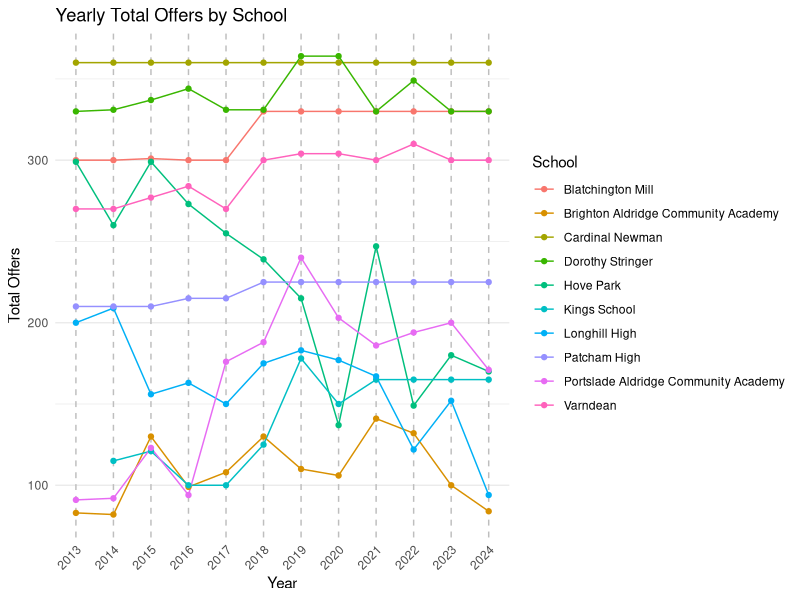
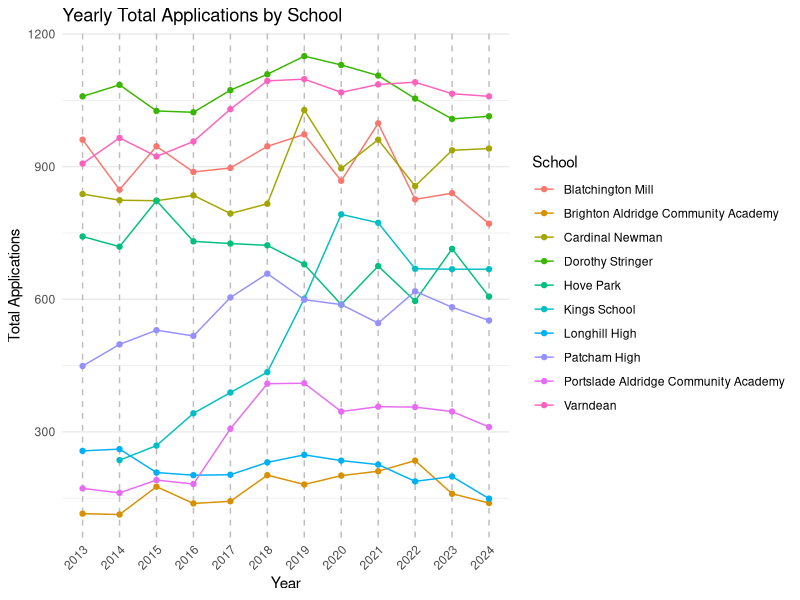
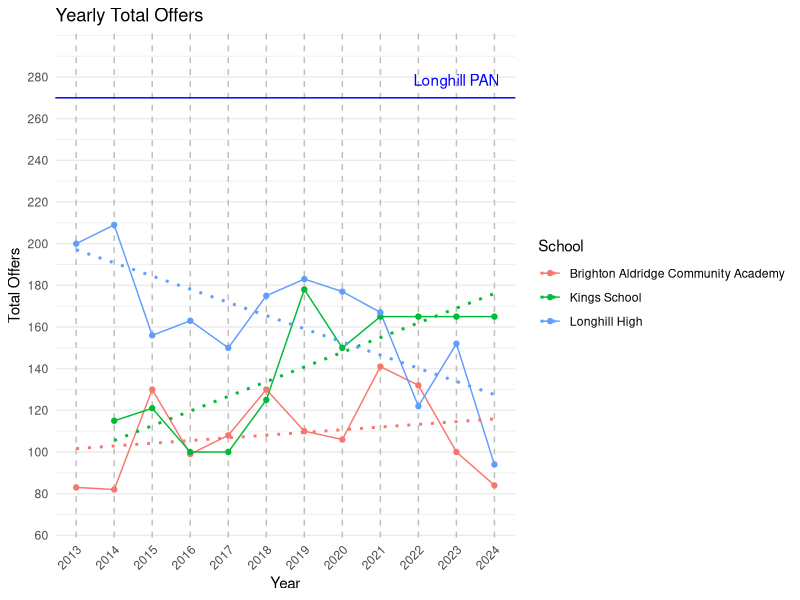
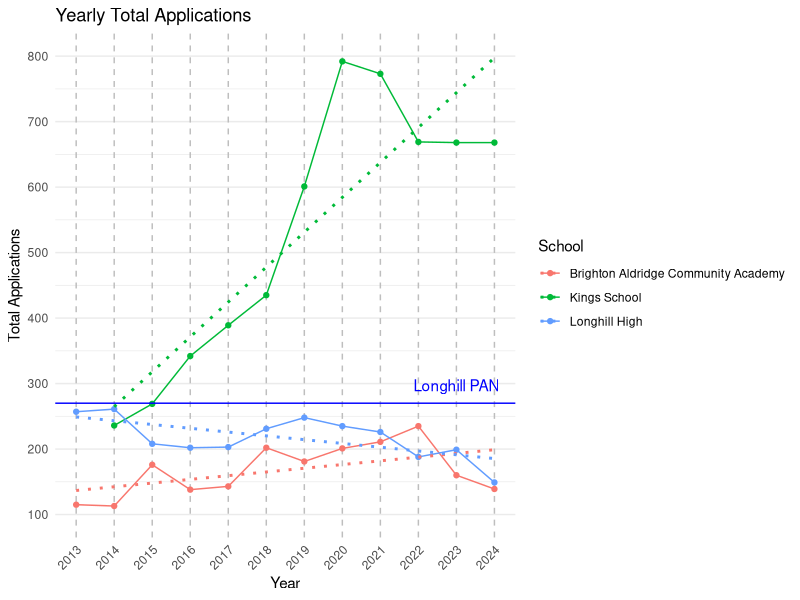
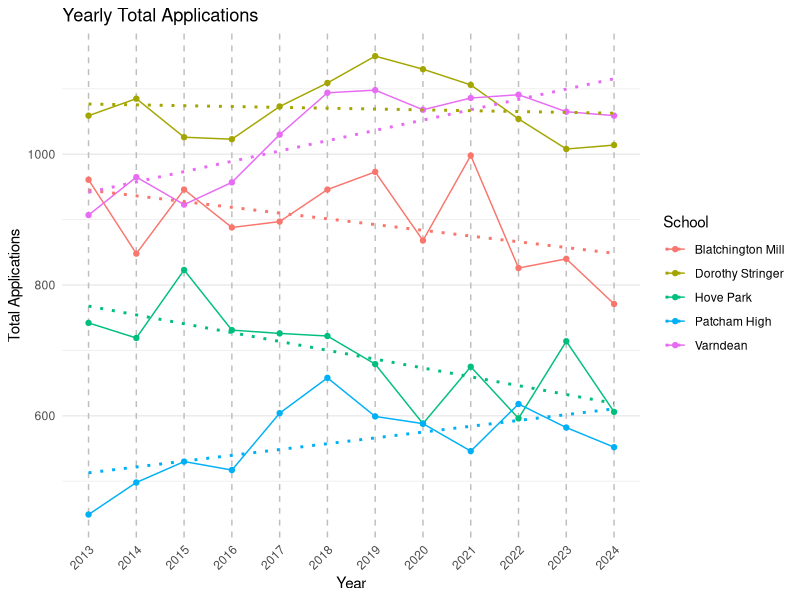
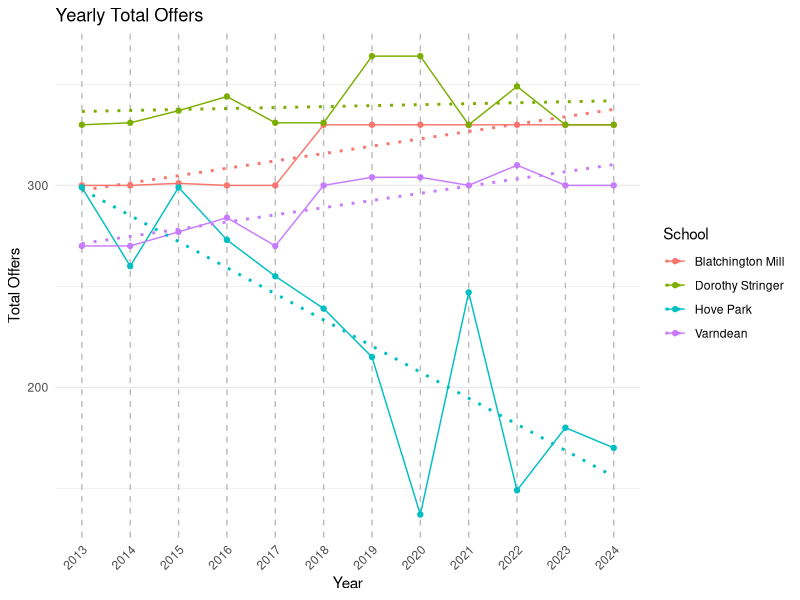

The R source for these figures, in order:
## ---- chunk 1
library(dplyr)
library(tidyr)
library(knitr)

# Create the original data frame
yr_7_admissions_2024 <- data.frame(
  School = c("Blatchington Mill", "Brighton Aldridge Community Academy", "Cardinal Newman", "Dorothy Stringer",
             "Hove Park", "Kings School", "Longhill High", "Patcham High", "Portslade Aldridge Community Academy", 
             "Varndean", "Total"),
  No_1st_pref = c("279 (243)", "73 (73)", "466 (347)", "234 (199)", "110 (110)", "242 (159)", 
                            "80 (80)", "210 (182)", "129 (129)", "456 (293)", "2279 (1815)"),
  No_2nd_pref = c("268 (69)", "27 (6)", "203 (12)", "518 (111)", "252 (41)", "224 (6)", 
                            "30 (9)", "89 (23)", "105 (38)", "394 (7)", "2110 (322)"),
  No_3rd_pref = c("224 (18)", "39 (5)", "272 (1)", "262 (20)", "244 (19)", "202 (0)", 
                            "39 (5)", "253 (20)", "77 (4)", "209 (0)", "1821 (92)"),
  Total = c("771 (330)", "139 (84)", "941 (360)", "1014 (330)", "606 (170)", "668 (165)", 
            "149 (94)", "552 (225)", "311 (171)", "1059 (300)", "6210 (2259)")
)

# Separate numbers and actual values in brackets into their own columns
yr_7_admissions_2024 <- yr_7_admissions_2024 %>%
  separate(No_1st_pref, into = c("No_1st_pref", "No_1st_pref_offer"), sep = " \\(", convert = TRUE) %>%
  separate(No_2nd_pref, into = c("No_2nd_pref", "No_2nd_pref_offer"), sep = " \\(", convert = TRUE) %>%
  separate(No_3rd_pref, into = c("No_3rd_pref", "No_3rd_pref_offer"), sep = " \\(", convert = TRUE) %>%
  separate(Total, into = c("Total", "Total_offer"), sep = " \\(", convert = TRUE)

# Remove closing parenthesis from actual values
yr_7_admissions_2024 <- yr_7_admissions_2024 %>%
  mutate(
    No_1st_pref_offer = as.numeric(gsub("\\)", "", No_1st_pref_offer)),
    No_2nd_pref_offer = as.numeric(gsub("\\)", "", No_2nd_pref_offer)),
    No_3rd_pref_offer = as.numeric(gsub("\\)", "", No_3rd_pref_offer)),
    Total_offer = as.numeric(gsub("\\)", "", Total_offer))
  )

# Create kable table
kable(yr_7_admissions_2024, caption = "Allocation Factsheet Year 7 Places September 2024")

## ---- chunk 2
library(dplyr)
library(tidyr)
library(knitr)

# Create the original data frame
yr_7_admissions_2023 <- data.frame(
  School = c("Blatchington Mill", "Brighton Aldridge Community Academy", "Cardinal Newman", "Dorothy Stringer",
             "Hove Park", "Kings School", "Longhill", "Patcham High", "Portslade Aldridge Community Academy", 
             "Varndean", "Total"),
  No_1st_pref = c("300 (260)", "92 (92)", "451 (351)", "260 (242)", "158 (132)", "241 (162)", 
                            "134 (134)", "203 (196)", "154 (154)", "409 (292)", "2402 (2015)"),
  No_2nd_pref = c("309 (61)", "34 (5)", "189 (9)", "516 (81)", "298 (40)", "229 (3)", 
                            "38 (14)", "87 (17)", "79 (26)", "423 (8)", "2202 (264)"),
  No_3rd_pref = c("231 (9)", "34 (3)", "297 (0)", "232 (7)", "258 (8)", "198 (0)", 
                            "27 (4)", "292 (12)", "113 (20)", "233 (0)", "1915 (63)"),
  Total = c("840 (330)", "160 (100)", "937 (360)", "1008 (330)", "714 (180)", "668 (165)", 
            "199 (152)", "582 (225)", "346 (200)", "1065 (300)", "6789 (2407)")
)

# Separate numbers and actual values in brackets into their own columns
yr_7_admissions_2023 <- yr_7_admissions_2023 %>%
  separate(No_1st_pref, into = c("No_1st_pref", "No_1st_pref_offer"), sep = " \\(", convert = TRUE) %>%
  separate(No_2nd_pref, into = c("No_2nd_pref", "No_2nd_pref_offer"), sep = " \\(", convert = TRUE) %>%
  separate(No_3rd_pref, into = c("No_3rd_pref", "No_3rd_pref_offer"), sep = " \\(", convert = TRUE) %>%
  separate(Total, into = c("Total", "Total_offer"), sep = " \\(", convert = TRUE)

# Remove closing parenthesis from actual values
yr_7_admissions_2023 <- yr_7_admissions_2023 %>%
  mutate(
    No_1st_pref_offer = as.numeric(gsub("\\)", "", No_1st_pref_offer)),
    No_2nd_pref_offer = as.numeric(gsub("\\)", "", No_2nd_pref_offer)),
    No_3rd_pref_offer = as.numeric(gsub("\\)", "", No_3rd_pref_offer)),
    Total_offer = as.numeric(gsub("\\)", "", Total_offer))
  )

# Create kable table
kable(yr_7_admissions_2023, caption = "Allocation Factsheet Year 7 Places September 2023")


## ---- chunk 3
library(dplyr)
library(tidyr)
library(knitr)

# Create the original data frame
yr_7_admissions_2022 <- data.frame(
  School = c("Blatchington Mill", "Brighton Aldridge Community Academy", "Cardinal Newman", "Dorothy Stringer",
             "Hove Park", "Kings School", "Longhill", "Patcham High", "Portslade Aldridge Community Academy", 
             "Varndean", "Total"),
  No_1st_pref = c("292 (270)", "121 (121)", "381 (342)", "291 (258)", "115 (115)", "232 (160)", 
                            "104 (104)", "218 (197)", "166 (166)", "444 (303)", "2364 (2034)"),
  No_2nd_pref = c("299 (50)", "37 (8)", "182 (16)", "537 (87)", "246 (24)", "234 (3)", 
                            "39 (10)", "80 (12)", "106 (26)", "435 (6)", "2195 (245)"),
  No_3rd_pref = c("235 (10)", "77 (3)", "293 (2)", "226 (4)", "235 (10)", "203 (2)", 
                            "45 (8)", "320 (16)", "84 (2)", "212 (1)", "1930 (57)"),
  Total = c("826 (330)", "235 (132)", "856 (360)", "1054 (349)", "596 (149)", "669 (165)", 
            "188 (122)", "618 (225)", "356 (194)", "1091 (310)", "6789 (2407)")
)

# Separate numbers and actual values in brackets into their own columns
yr_7_admissions_2022 <- yr_7_admissions_2022 %>%
  separate(No_1st_pref, into = c("No_1st_pref", "No_1st_pref_offer"), sep = " \\(", convert = TRUE) %>%
  separate(No_2nd_pref, into = c("No_2nd_pref", "No_2nd_pref_offer"), sep = " \\(", convert = TRUE) %>%
  separate(No_3rd_pref, into = c("No_3rd_pref", "No_3rd_pref_offer"), sep = " \\(", convert = TRUE) %>%
  separate(Total, into = c("Total", "Total_offer"), sep = " \\(", convert = TRUE)

# Remove closing parenthesis from actual values
yr_7_admissions_2022 <- yr_7_admissions_2022 %>%
  mutate(
    No_1st_pref_offer = as.numeric(gsub("\\)", "", No_1st_pref_offer)),
    No_2nd_pref_offer = as.numeric(gsub("\\)", "", No_2nd_pref_offer)),
    No_3rd_pref_offer = as.numeric(gsub("\\)", "", No_3rd_pref_offer)),
    Total_offer = as.numeric(gsub("\\)", "", Total_offer))
  )

# Create kable table
kable(yr_7_admissions_2022, caption = "Allocation Factsheet Year 7 Places September 2022")

## ---- chunk 4
library(dplyr)
library(tidyr)
library(knitr)

# Create the original data frame
yr_7_admissions_2021 <- data.frame(
  School = c("Blatchington Mill", "Brighton Aldridge Community Academy", "Cardinal Newman", "Dorothy Stringer",
             "Hove Park", "Kings School", "Longhill", "Patcham High", "Portslade Aldridge Community Academy", 
             "Varndean", "Total"),
  No_1st_pref = c("400 (284)", "116 (116)", "414 (340)", "386 (306)", "116 (116)", "235 (150)", 
                            "145 (145)", "211 (193)", "165 (165)", "386 (296)", "2574 (2111)"),
  No_2nd_pref = c("320 (40)", "46 (9)", "226 (18)", "493 (23)", "310 (101)", "258 (14)", 
                            "35 (12)", "83 (15)", "90 (16)", "492 (4)", "2353 (252)"),
  No_3rd_pref = c("278 (6)", "49 (16)", "321 (2)", "227 (1)", "249 (30)", "280 (1)", 
                            "46 (10)", "252 (17)", "102 (5)", "208 (0)", "2012 (88)"),
  Total = c("998 (330)", "211 (141)", "961 (360)", "1106 (330)", "675 (247)", "773 (165)", 
            "226 (167)", "546 (225)", "357 (186)", "1086 (300)", "6939 (2501)")
)

# Separate numbers and actual values in brackets into their own columns
yr_7_admissions_2021 <- yr_7_admissions_2021 %>%
  separate(No_1st_pref, into = c("No_1st_pref", "No_1st_pref_offer"), sep = " \\(", convert = TRUE) %>%
  separate(No_2nd_pref, into = c("No_2nd_pref", "No_2nd_pref_offer"), sep = " \\(", convert = TRUE) %>%
  separate(No_3rd_pref, into = c("No_3rd_pref", "No_3rd_pref_offer"), sep = " \\(", convert = TRUE) %>%
  separate(Total, into = c("Total", "Total_offer"), sep = " \\(", convert = TRUE)

# Remove closing parenthesis from actual values
yr_7_admissions_2021 <- yr_7_admissions_2021 %>%
  mutate(
    No_1st_pref_offer = as.numeric(gsub("\\)", "", No_1st_pref_offer)),
    No_2nd_pref_offer = as.numeric(gsub("\\)", "", No_2nd_pref_offer)),
    No_3rd_pref_offer = as.numeric(gsub("\\)", "", No_3rd_pref_offer)),
    Total_offer = as.numeric(gsub("\\)", "", Total_offer))
  )

# Create kable table
kable(yr_7_admissions_2021, caption = "Allocation Factsheet Year 7 Places September 2021")

## ---- chunk 5
library(dplyr)
library(tidyr)
library(knitr)

# Create the original data frame for 2020
yr_7_admissions_2020 <- data.frame(
  School = c("Blatchington Mill", "Brighton Aldridge Community Academy", "Cardinal Newman", "Dorothy Stringer",
             "Hove Park", "Kings School", "Longhill", "Patcham High", "Portslade Aldridge Community Academy", 
             "Varndean", "Total"),
  No_1st_preferences = c("350 (279)", "89 (89)", "349 (311)", "438 (357)", "80 (80)", "253 (145)", 
                         "159 (159)", "219 (206)", "174 (174)", "307 (268)", "2418 (2068)"),
  No_2nd_preferences = c("281 (45)", "50 (7)", "221 (39)", "489 (7)", "227 (33)", "282 (5)", 
                         "38 (11)", "65 (11)", "95 (21)", "530 (36)", "2278 (215)"),
  No_3rd_preferences = c("237 (6)", "62 (10)", "326 (10)", "203 (0)", "281 (24)", "257 (0)", 
                         "38 (7)", "304 (8)", "77 (8)", "231 (0)", "2016 (73)"),
  Total = c("868 (330)", "201 (106)", "896 (360)", "1130 (364)", "588 (137)", "792 (150)", 
            "235 (177)", "588 (225)", "346 (203)", "1068 (304)", "")
)

# Separate numbers and actual values in brackets into their own columns with new names
yr_7_admissions_2020 <- yr_7_admissions_2020 %>%
  separate(No_1st_preferences, into = c("No_1st_pref", "No_1st_pref_offer"), sep = " \\(", convert = TRUE) %>%
  separate(No_2nd_preferences, into = c("No_2nd_pref", "No_2nd_pref_offer"), sep = " \\(", convert = TRUE) %>%
  separate(No_3rd_preferences, into = c("No_3rd_pref", "No_3rd_pref_offer"), sep = " \\(", convert = TRUE) %>%
  separate(Total, into = c("Total", "Total_offer"), sep = " \\(", convert = TRUE)

# Remove closing parenthesis from actual values
yr_7_admissions_2020 <- yr_7_admissions_2020 %>%
  mutate(
    No_1st_pref_offer = as.numeric(gsub("\\)", "", No_1st_pref_offer)),
    No_2nd_pref_offer = as.numeric(gsub("\\)", "", No_2nd_pref_offer)),
    No_3rd_pref_offer = as.numeric(gsub("\\)", "", No_3rd_pref_offer)),
    Total_offer = as.numeric(gsub("\\)", "", Total_offer))
  )

# Create kable table
kable(yr_7_admissions_2020, caption = "Allocation Factsheet Year 7 Places September 2020")


## ---- chunk 6
library(dplyr)
library(tidyr)
library(knitr)

# Create the original data frame for 2019
yr_7_admissions_2019 <- data.frame(
  School = c("Blatchington Mill", "Brighton Aldridge Community Academy", "Cardinal Newman", "Dorothy Stringer",
             "Hove Park", "Kings School", "Longhill", "Patcham High", "Portslade Aldridge Community Academy", 
             "Varndean", "Total"),
  No_1st_preferences = c("373 (282)", "92 (92)", "465 (340)", "447 (355)", "119 (119)", "188 (157)", 
                         "153 (152)", "217 (190)", "168 (164)", "304 (251)", "2526 (2102)"),
  No_2nd_preferences = c("344 (37)", "40 (11)", "219 (14)", "470 (9)", "289 (62)", "209 (17)", 
                         "33 (16)", "83 (19)", "106 (49)", "537 (47)", "2330 (281)"),
  No_3rd_preferences = c("256 (11)", "49 (7)", "344 (6)", "233 (0)", "271 (34)", "204 (4)", 
                         "62 (15)", "299 (16)", "136 (27)", "257 (6)", "2111 (126)"),
  Total = c("973 (330)", "181 (110)", "1028 (360)", "1150 (364)", "679 (215)", "601 (178)", 
            "248 (183)", "599 (225)", "410 (240)", "1098 (304)", "6967 (2509)")
)

# Separate numbers and actual values in brackets into their own columns with new names
yr_7_admissions_2019 <- yr_7_admissions_2019 %>%
  separate(No_1st_preferences, into = c("No_1st_pref", "No_1st_pref_offer"), sep = " \\(", convert = TRUE) %>%
  separate(No_2nd_preferences, into = c("No_2nd_pref", "No_2nd_pref_offer"), sep = " \\(", convert = TRUE) %>%
  separate(No_3rd_preferences, into = c("No_3rd_pref", "No_3rd_pref_offer"), sep = " \\(", convert = TRUE) %>%
  separate(Total, into = c("Total", "Total_offer"), sep = " \\(", convert = TRUE)

# Remove closing parenthesis from actual values
yr_7_admissions_2019 <- yr_7_admissions_2019 %>%
  mutate(
    No_1st_pref_offer = as.numeric(gsub("\\)", "", No_1st_pref_offer)),
    No_2nd_pref_offer = as.numeric(gsub("\\)", "", No_2nd_pref_offer)),
    No_3rd_pref_offer = as.numeric(gsub("\\)", "", No_3rd_pref_offer)),
    Total_offer = as.numeric(gsub("\\)", "", Total_offer))
  )

# Create kable table
kable(yr_7_admissions_2019, caption = "Allocation Factsheet Year 7 Places September 2019")


## ---- chunk 7
library(dplyr)
library(tidyr)
library(knitr)

# Create the original data frame for 2018
yr_7_admissions_2018 <- data.frame(
  School = c("Blatchington Mill", "Brighton Aldridge Community Academy", "Cardinal Newman", "Dorothy Stringer",
             "Hove Park", "Kings School", "Longhill", "Patcham High", "Portslade Aldridge Community Academy", 
             "Varndean", "Total"),
  No_1st_preferences = c("401 (303)", "110 (109)", "381 (342)", "413 (325)", "151 (151)", "143 (117)", 
                         "156 (156)", "226 (191)", "168 (168)", "355 (280)", "2504 (2142)"),
  No_2nd_preferences = c("288 (22)", "42 (15)", "162 (15)", "488 (6)", "345 (71)", "133 (7)", 
                         "28 (8)", "64 (13)", "108 (13)", "486 (20)", "2143 (190)"),
  No_3rd_preferences = c("257 (5)", "50 (6)", "274 (3)", "208 (0)", "226 (17)", "159 (1)", 
                         "47 (11)", "368 (21)", "133 (7)", "253 (0)", "1975 (71)"),
  Total = c("946 (330)", "202 (130)", "816 (360)", "1109 (331)", "722 (239)", "435 (125)", 
            "231 (175)", "658 (225)", "409 (188)", "1094 (300)", "6622 (2403)")
)

# Separate numbers and actual values in brackets into their own columns with new names
yr_7_admissions_2018 <- yr_7_admissions_2018 %>%
  separate(No_1st_preferences, into = c("No_1st_pref", "No_1st_pref_offer"), sep = " \\(", convert = TRUE) %>%
  separate(No_2nd_preferences, into = c("No_2nd_pref", "No_2nd_pref_offer"), sep = " \\(", convert = TRUE) %>%
  separate(No_3rd_preferences, into = c("No_3rd_pref", "No_3rd_pref_offer"), sep = " \\(", convert = TRUE) %>%
  separate(Total, into = c("Total", "Total_offer"), sep = " \\(", convert = TRUE)

# Remove closing parenthesis from actual values
yr_7_admissions_2018 <- yr_7_admissions_2018 %>%
  mutate(
    No_1st_pref_offer = as.numeric(gsub("\\)", "", No_1st_pref_offer)),
    No_2nd_pref_offer = as.numeric(gsub("\\)", "", No_2nd_pref_offer)),
    No_3rd_pref_offer = as.numeric(gsub("\\)", "", No_3rd_pref_offer)),
    Total_offer = as.numeric(gsub("\\)", "", Total_offer))
  )

# Create kable table
kable(yr_7_admissions_2018, caption = "Allocation Factsheet Year 7 Places September 2018")


## ---- chunk 8
library(dplyr)
library(tidyr)
library(knitr)

# Create the original data frame for 2017
yr_7_admissions_2017 <- data.frame(
  School = c("Blatchington Mill", "Brighton Aldridge Community Academy", "Cardinal Newman", "Dorothy Stringer",
             "Hove Park", "Kings School", "Longhill", "Patcham High", "Portslade Aldridge Community Academy", 
             "Varndean", "Total"),
  No_1st_preferences = c("336 (282)", "90 (90)", "362 (330)", "459 (327)", "198 (198)", "124 (94)", 
                         "131 (131)", "211 (185)", "158 (158)", "304 (228)", "2373 (2023)"),
  No_2nd_preferences = c("323 (14)", "22 (9)", "154 (20)", "455 (3)", "299 (45)", "123 (4)", 
                         "33 (8)", "90 (12)", "65 (13)", "482 (35)", "2046 (163)"),
  No_3rd_preferences = c("238 (4)", "31 (9)", "278 (10)", "159 (1)", "229 (12)", "142 (2)", 
                         "39 (11)", "303 (18)", "84 (5)", "244 (7)", "1747 (79)"),
  Total = c("897 (300)", "143 (108)", "794 (360)", "1073 (331)", "726 (255)", "389 (100)", 
            "203 (150)", "604 (215)", "307 (176)", "1030 (270)", "6167 (2282)")
)

# Separate numbers and actual values in brackets into their own columns with new names
yr_7_admissions_2017 <- yr_7_admissions_2017 %>%
  separate(No_1st_preferences, into = c("No_1st_pref", "No_1st_pref_offer"), sep = " \\(", convert = TRUE) %>%
  separate(No_2nd_preferences, into = c("No_2nd_pref", "No_2nd_pref_offer"), sep = " \\(", convert = TRUE) %>%
  separate(No_3rd_preferences, into = c("No_3rd_pref", "No_3rd_pref_offer"), sep = " \\(", convert = TRUE) %>%
  separate(Total, into = c("Total", "Total_offer"), sep = " \\(", convert = TRUE)

# Remove closing parenthesis from actual values
yr_7_admissions_2017 <- yr_7_admissions_2017 %>%
  mutate(
    No_1st_pref_offer = as.numeric(gsub("\\)", "", No_1st_pref_offer)),
    No_2nd_pref_offer = as.numeric(gsub("\\)", "", No_2nd_pref_offer)),
    No_3rd_pref_offer = as.numeric(gsub("\\)", "", No_3rd_pref_offer)),
    Total_offer = as.numeric(gsub("\\)", "", Total_offer))
  )

# Create kable table
kable(yr_7_admissions_2017, caption = "Allocation Factsheet Year 7 Places September 2017")


## ---- chunk 9
library(dplyr)
library(tidyr)
library(knitr)

# Create the original data frame for 2016
yr_7_admissions_2016 <- data.frame(
  School = c("Blatchington Mill", "Brighton Aldridge Community Academy", "Cardinal Newman", "Dorothy Stringer",
             "Hove Park", "Kings School", "Longhill", "Patcham High", "Portslade Aldridge Community Academy", 
             "Varndean", "Total"),
  No_1st_preferences = c("410 (292)", "87 (87)", "375 (338)", "495 (337)", "172 (172)", "98 (90)", 
                         "138 (138)", "217 (185)", "85 (85)", "219 (176)", "2296 (1900)"),
  No_2nd_preferences = c("289 (6)", "24 (7)", "130 (17)", "337 (7)", "335 (82)", "102 (9)", 
                         "31 (14)", "63 (20)", "39 (8)", "521 (100)", "1871 (270)"),
  No_3rd_preferences = c("189 (2)", "27 (5)", "330 (5)", "191 (0)", "224 (19)", "142 (1)", 
                         "33 (11)", "237 (10)", "58 (1)", "217 (8)", "1648 (62)"),
  Total = c("888 (300)", "138 (99)", "835 (360)", "1023 (344)", "731 (273)", "342 (100)", 
            "202 (163)", "517 (215)", "182 (94)", "957 (284)", "5815 (2232)")
)

# Separate numbers and actual values in brackets into their own columns with new names
yr_7_admissions_2016 <- yr_7_admissions_2016 %>%
  separate(No_1st_preferences, into = c("No_1st_pref", "No_1st_pref_offer"), sep = " \\(", convert = TRUE) %>%
  separate(No_2nd_preferences, into = c("No_2nd_pref", "No_2nd_pref_offer"), sep = " \\(", convert = TRUE) %>%
  separate(No_3rd_preferences, into = c("No_3rd_pref", "No_3rd_pref_offer"), sep = " \\(", convert = TRUE) %>%
  separate(Total, into = c("Total", "Total_offer"), sep = " \\(", convert = TRUE)

# Remove closing parenthesis from actual values
yr_7_admissions_2016 <- yr_7_admissions_2016 %>%
  mutate(
    No_1st_pref_offer = as.numeric(gsub("\\)", "", No_1st_pref_offer)),
    No_2nd_pref_offer = as.numeric(gsub("\\)", "", No_2nd_pref_offer)),
    No_3rd_pref_offer = as.numeric(gsub("\\)", "", No_3rd_pref_offer)),
    Total_offer = as.numeric(gsub("\\)", "", Total_offer))
  )

# Create kable table
kable(yr_7_admissions_2016, caption = "Allocation Factsheet Year 7 Places September 2016")


## ---- chunk 10
library(dplyr)
library(tidyr)
library(knitr)

# Create the original data frame for 2015
yr_7_admissions_2015 <- data.frame(
  School = c("Blatchington Mill", "Brighton Aldridge Community Academy", "Cardinal Newman", "Dorothy Stringer",
             "Hove Park", "Kings School", "Longhill", "Patcham High", "Portslade Aldridge Community Academy", 
             "Varndean", "Total"),
  No_1st_preferences = c("389 (287)", "120 (120)", "385 (345)", "471 (329)", "215 (200)", "90 (90)", 
                         "141 (141)", "208 (184)", "86 (86)", "210 (176)", "2315 (1958)"),
  No_2nd_preferences = c("323 (13)", "17 (4)", "132 (13)", "366 (4)", "387 (77)", "71 (17)", 
                         "34 (9)", "72 (13)", "35 (24)", "480 (94)", "1917 (268)"),
  No_3rd_preferences = c("234 (1)", "39 (6)", "306 (2)", "189 (4)", "220 (22)", "108 (14)", 
                         "33 (6)", "250 (13)", "70 (13)", "233 (7)", "1682 (88)"),
  Total = c("946 (301)", "176 (130)", "823 (360)", "1026 (337)", "823 (299)", "269 (121)", 
            "208 (156)", "530 (210)", "191 (123)", "923 (277)", "5915 (2214)")
)

# Separate numbers and actual values in brackets into their own columns with new names
yr_7_admissions_2015 <- yr_7_admissions_2015 %>%
  separate(No_1st_preferences, into = c("No_1st_pref", "No_1st_pref_offer"), sep = " \\(", convert = TRUE) %>%
  separate(No_2nd_preferences, into = c("No_2nd_pref", "No_2nd_pref_offer"), sep = " \\(", convert = TRUE) %>%
  separate(No_3rd_preferences, into = c("No_3rd_pref", "No_3rd_pref_offer"), sep = " \\(", convert = TRUE) %>%
  separate(Total, into = c("Total", "Total_offer"), sep = " \\(", convert = TRUE)

# Remove closing parenthesis from actual values
yr_7_admissions_2015 <- yr_7_admissions_2015 %>%
  mutate(
    No_1st_pref_offer = as.numeric(gsub("\\)", "", No_1st_pref_offer)),
    No_2nd_pref_offer = as.numeric(gsub("\\)", "", No_2nd_pref_offer)),
    No_3rd_pref_offer = as.numeric(gsub("\\)", "", No_3rd_pref_offer)),
    Total_offer = as.numeric(gsub("\\)", "", Total_offer))
  )

# Create kable table
kable(yr_7_admissions_2015, caption = "Allocation Factsheet Year 7 Places September 2015")


## ---- chunk 11
library(dplyr)
library(tidyr)
library(knitr)

# Create the original data frame for 2014
yr_7_admissions_2014 <- data.frame(
  School = c("Blatchington Mill", "Brighton Aldridge Community Academy", "Cardinal Newman", "Dorothy Stringer",
             "Hove Park", "Kings School", "Longhill", "Patcham High", "Portslade Aldridge Community Academy", 
             "Varndean", "Total"),
  No_1st_preferences = c("349 (286)", "68 (68)", "393 (355)", "493 (316)", "181 (181)", "105 (105)", "191 (191)"  ,"209 (179)", "85 (85)", "216 (165)", "2290 (1931)"),
  No_2nd_preferences = c("287 (11)", "18 (5)", "135 (3)", "414 (15)", "343 (58)", "54 (7)", "38 (12)" ,"67 (11)", "38 (6)", "495 (95)", "1889 (223)"),
  No_3rd_preferences = c("212 (3)", "27 (9)", "296 (2)", "178 (0)", "195 (21)", "77 (3)", "32 (6)"  ,"222 (20)", "39 (1)", "254 (10)", "1532 (75)"),
  Total = c("848 (300)", "113 (82)", "824 (360)", "1085 (331)", "719 (260)", "236 (115)", "261 (209)" ,"498 (210)", "162 (92)", "965 (270)", "6654 (1975)")
)

# Separate numbers and actual values in brackets into their own columns with new names
yr_7_admissions_2014 <- yr_7_admissions_2014 %>%
  separate(No_1st_preferences, into = c("No_1st_pref", "No_1st_pref_offer"), sep = " \\(", convert = TRUE) %>%
  separate(No_2nd_preferences, into = c("No_2nd_pref", "No_2nd_pref_offer"), sep = " \\(", convert = TRUE) %>%
  separate(No_3rd_preferences, into = c("No_3rd_pref", "No_3rd_pref_offer"), sep = " \\(", convert = TRUE) %>%
  separate(Total, into = c("Total", "Total_offer"), sep = " \\(", convert = TRUE)

# Remove closing parenthesis from actual values
yr_7_admissions_2014 <- yr_7_admissions_2014 %>%
  mutate(
    No_1st_pref_offer = as.numeric(gsub("\\)", "", No_1st_pref_offer)),
    No_2nd_pref_offer = as.numeric(gsub("\\)", "", No_2nd_pref_offer)),
    No_3rd_pref_offer = as.numeric(gsub("\\)", "", No_3rd_pref_offer)),
    Total_offer = as.numeric(gsub("\\)", "", Total_offer))
  )

# Create kable table
kable(yr_7_admissions_2014, caption = "Allocation Factsheet Year 7 Places September 2014")


## ---- chunk 12
library(dplyr)
library(tidyr)
library(knitr)

# Create the original data frame for 2013
yr_7_admissions_2013 <- data.frame(
  School = c("Blatchington Mill", "Brighton Aldridge Community Academy", "Cardinal Newman", "Dorothy Stringer",
             "Hove Park", "Longhill", "Patcham High", "Portslade Aldridge Community Academy", "Varndean", "Total"),
  No_1st_preferences = c("400 (285)", "79 (79)", "409 (354)", "507 (326)", "175 (175)", "188 (188)", 
                         "186 (180)", "80 (80)", "169 (142)", "2193 (1809)"),
  No_2nd_preferences = c("333 (14)", "17 (3)", "129 (5)", "370 (4)", "333 (95)", "26 (8)", 
                         "65 (17)", "30 (9)", "485 (110)", "1788 (265)"),
  No_3rd_preferences = c("228 (1)", "19 (1)", "300 (1)", "182 (0)", "234 (29)", "43 (4)", 
                         "198 (13)", "62 (2)", "253 (18)", "1519 (69)"),
  Total = c("961 (300)", "115 (83)", "838 (360)", "1059 (330)", "742 (299)", "257 (200)", 
            "449 (210)", "172 (91)", "907 (270)", "5500 (2143)")
)

# Separate numbers and actual values in brackets into their own columns with new names
yr_7_admissions_2013 <- yr_7_admissions_2013 %>%
  separate(No_1st_preferences, into = c("No_1st_pref", "No_1st_pref_offer"), sep = " \\(", convert = TRUE) %>%
  separate(No_2nd_preferences, into = c("No_2nd_pref", "No_2nd_pref_offer"), sep = " \\(", convert = TRUE) %>%
  separate(No_3rd_preferences, into = c("No_3rd_pref", "No_3rd_pref_offer"), sep = " \\(", convert = TRUE) %>%
  separate(Total, into = c("Total", "Total_offer"), sep = " \\(", convert = TRUE)

# Remove closing parenthesis from actual values
yr_7_admissions_2013 <- yr_7_admissions_2013 %>%
  mutate(
    No_1st_pref_offer = as.numeric(gsub("\\)", "", No_1st_pref_offer)),
    No_2nd_pref_offer = as.numeric(gsub("\\)", "", No_2nd_pref_offer)),
    No_3rd_pref_offer = as.numeric(gsub("\\)", "", No_3rd_pref_offer)),
    Total_offer = as.numeric(gsub("\\)", "", Total_offer))
  )

# Create kable table
kable(yr_7_admissions_2013, caption = "Allocation Factsheet Year 7 Places September 2013")


## ---- chunk 13
library(dplyr)
library(tidyr)

# List of data frames
data_frames <- list(yr_7_admissions_2013, yr_7_admissions_2014, yr_7_admissions_2015, yr_7_admissions_2016, yr_7_admissions_2017,
                    yr_7_admissions_2018, yr_7_admissions_2019, yr_7_admissions_2020, yr_7_admissions_2021,
                    yr_7_admissions_2022, yr_7_admissions_2023, yr_7_admissions_2024)

# Assign years to each data frame
years <- 2013:2024

# Combine data frames with a year column
combined_data <- bind_rows(lapply(seq_along(data_frames), function(i) {
  mutate(data_frames[[i]], Year = years[i])
}))

# Reshape to long format
combined_data_long <- combined_data %>%
  select(School, Year, No_1st_pref, No_1st_pref_offer, No_2nd_pref, No_2nd_pref_offer,
         No_3rd_pref, No_3rd_pref_offer, Total, Total_offer)

# Arrange the data
combined_data_long <- combined_data_long %>%
  arrange(Year, School)

# View the combined long format data
#print(combined_data_long)

# Update school names to ensure consistency
combined_data_long <- combined_data_long %>%
  mutate(School = ifelse(School == "Longhill", "Longhill High", School))

# Verify the changes
unique(combined_data_long$School)

## ---- chunk 14
library(ggplot2)

# Filter out the "Total" from the combined data
combined_data_long_filtered <- combined_data_long %>%
  filter(School != "Total")

# Create the plot
ggplot(combined_data_long_filtered, aes(x = Year, y = Total_offer, color = School, group = School)) +
  geom_line() +
  geom_point() +
  xlab("Year") +
  ylab("Total Offers") +
  theme_minimal() +
  ggtitle("Yearly Total Offers by School") +
  scale_x_continuous(breaks = seq(min(combined_data_long_filtered$Year), max(combined_data_long_filtered$Year), by = 1)) +
  theme(
    axis.text.x = element_text(angle = 45, hjust = 1),
    panel.grid.major.x = element_line(color = "grey", linetype = "dashed"),
    panel.grid.minor.x = element_blank()
  ) 

## ---- chunk 15
library(ggplot2)

# Filter out the "Total" from the combined data
combined_data_long_filtered <- combined_data_long %>%
  filter(School != "Total")

# Create the plot
ggplot(combined_data_long_filtered, aes(x = Year, y = Total, color = School, group = School)) +
  geom_line() +
  geom_point() +
  xlab("Year") +
  ylab("Total Applications") +
  theme_minimal() +
  ggtitle("Yearly Total Applications by School") +
  scale_x_continuous(breaks = seq(min(combined_data_long_filtered$Year), max(combined_data_long_filtered$Year), by = 1)) +
  theme(
    axis.text.x = element_text(angle = 45, hjust = 1),
    panel.grid.major.x = element_line(color = "grey", linetype = "dashed"),
    panel.grid.minor.x = element_blank()
  ) 

## ---- chunk 16
# Filter data for the specified schools
selected_schools <- combined_data_long %>%
  filter(School %in% c("Longhill High", "Kings School", "Brighton Aldridge Community Academy"))

# Create the plot
ggplot(selected_schools, aes(x = Year, y = Total_offer, color = School, group = School)) +
  geom_line() +
  geom_point() +
  geom_smooth(method = "lm", se = FALSE, linetype = "dotted") +
  xlab("Year") +
  ylab("Total Offers") +
  theme_minimal() +
  ggtitle("Yearly Total Offers") +
  scale_x_continuous(breaks = seq(min(combined_data_long_filtered$Year), max(combined_data_long_filtered$Year), by = 1)) +
  scale_y_continuous(limits = c(70, 290), breaks = seq(0, 280, by = 20)) +
  theme(
    axis.text.x = element_text(angle = 45, hjust = 1),
    panel.grid.major.x = element_line(color = "grey", linetype = "dashed"),
    panel.grid.minor.x = element_blank()
  ) +
  geom_hline(yintercept = 270, color = "blue", linetype = "solid") +
  annotate("text", x = max(combined_data_long_filtered$Year) - 1, y = 270, label = "Longhill PAN", color = "blue", vjust = -1)


## ---- chunk 17
# Filter data for the specified schools
selected_schools <- combined_data_long %>%
  filter(School %in% c("Longhill High", "Kings School", "Brighton Aldridge Community Academy"))

# Create the plot
ggplot(selected_schools, aes(x = Year, y = Total, color = School, group = School)) +
  geom_line() +
  geom_point() +
  geom_smooth(method = "lm", se = FALSE, linetype = "dotted") +
  xlab("Year") +
  ylab("Total Applications") +
  theme_minimal() +
  ggtitle("Yearly Total Applications") +
  scale_x_continuous(breaks = seq(min(combined_data_long_filtered$Year), max(combined_data_long_filtered$Year), by = 1)) +
  scale_y_continuous(limits = c(100, 800), breaks = seq(100, 800, by = 100)) +
  theme(
    axis.text.x = element_text(angle = 45, hjust = 1),
    panel.grid.major.x = element_line(color = "grey", linetype = "dashed"),
    panel.grid.minor.x = element_blank()
  ) +
  geom_hline(yintercept = 270, color = "blue", linetype = "solid") +
  annotate("text", x = max(combined_data_long_filtered$Year) - 1, y = 270, label = "Longhill PAN", color = "blue", vjust = -1)

## ---- chunk 18
# Filter data for the specified schools
selected_schools <- combined_data_long %>%
  filter(School %in% c("Varndean", "Dorothy Stringer", "Hove Park", "Blatchington Mill", "Patcham High"))

# Create the plot
ggplot(selected_schools, aes(x = Year, y = Total, color = School, group = School)) +
  geom_line() +
  geom_point() +
  geom_smooth(method = "lm", se = FALSE, linetype = "dotted") +
  xlab("Year") +
  ylab("Total Applications") +
  theme_minimal() +
  ggtitle("Yearly Total Applications") +
  scale_x_continuous(breaks = seq(min(combined_data_long_filtered$Year), max(combined_data_long_filtered$Year), by = 1)) +
  theme(
    axis.text.x = element_text(angle = 45, hjust = 1),
    panel.grid.major.x = element_line(color = "grey", linetype = "dashed"),
    panel.grid.minor.x = element_blank()
  ) 
## ---- chunk 19
# Filter data for the specified schools
selected_schools <- combined_data_long %>%
  filter(School %in% c("Varndean", "Dorothy Stringer", "Hove Park", "Blatchington Mill"))

# Create the plot
ggplot(selected_schools, aes(x = Year, y = Total_offer, color = School, group = School)) +
  geom_line() +
  geom_point() +
  geom_smooth(method = "lm", se = FALSE, linetype = "dotted") +
  xlab("Year") +
  ylab("Total Offers") +
  theme_minimal() +
  ggtitle("Yearly Total Offers") +
  scale_x_continuous(breaks = seq(min(combined_data_long_filtered$Year), max(combined_data_long_filtered$Year), by = 1)) +
  theme(
    axis.text.x = element_text(angle = 45, hjust = 1),
    panel.grid.major.x = element_line(color = "grey", linetype = "dashed"),
    panel.grid.minor.x = element_blank()
  ) 

